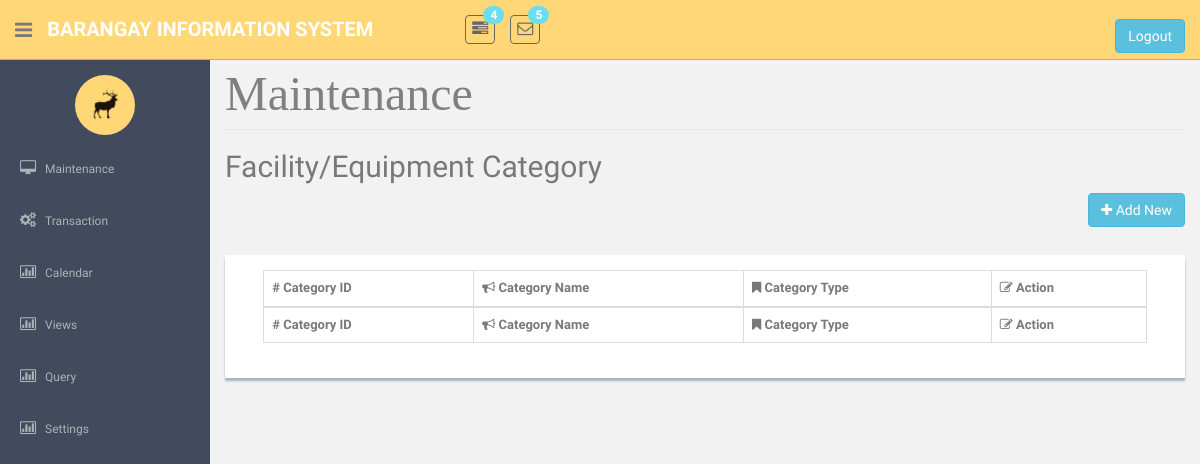
Before: /EquipmentCat.php with the older database file.
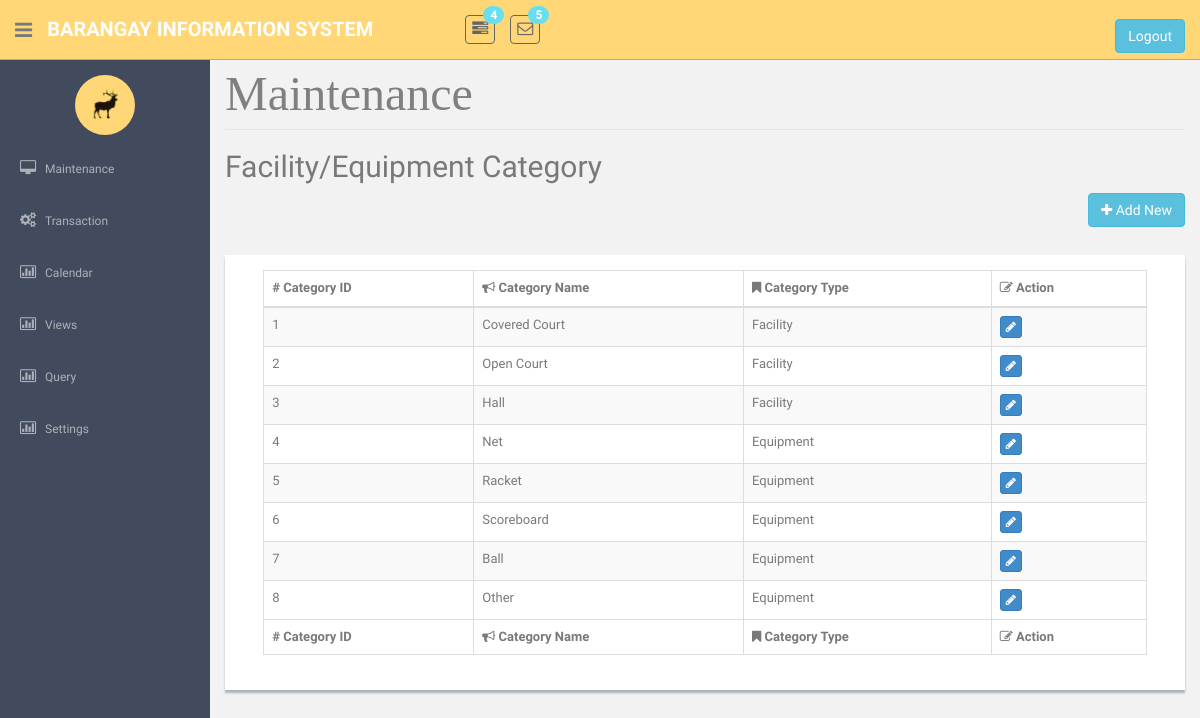
After: the same page with the newer database file.
### tables this page shows
CREATE TABLE `tblcategory` (
  `strCategoryCode` int(25) NOT NULL,
  `strCategoryDesc` varchar(45) NOT NULL,
  `strCategoryType` varchar(45) NOT NULL
);

### EquipmentCat.php (the view, shortened to what this page needs)
<!DOCTYPE html>
          <?php require('header.php');?>
    <?php require('sidebar.php');?>
      <section id="main-content">
          <section class="wrapper site-min-height">		<form method = POST>
<legend ><font face = "cambria" size = 8 color = "grey"> Maintenance </font></legend>
			<h2>Facility/Equipment Category </h2>
   <form method = POST>
	 <p align="right">
	 <button type="button" class="btn btn-info" name = "btnEdit1" id = "btnEdit1"  onclick = "window.location = 'EquipmentCateAdd.php'" ><i class="fa fa-plus"></i> Add New</button>
	 <p>
<center>
<br><div class = "showback">
					<table   class="table table-striped table-bordered table-hover"  border = '2' style = 'width:95%'>
						<thead>
							<tr>
								<th># Category ID</th>
								<th><i class="fa fa-bullhorn"></i> Category Name</th>
								<th><i class="fa fa-bookmark"></i> Category Type</th>
								<th><i class="fa fa-edit"></i> Action</th>
							</tr>
						</thead>
						<tfoot>
							<tr>
								<th># Category ID</th>
								<th><i class="fa fa-bullhorn"></i> Category Name</th>
								<th><i class="fa fa-bookmark"></i> Category Type</th>
								<th><i class="fa fa-edit"></i> Action</th>
							</tr>
						</tfoot>
					<tbody>
					<?php
					require('connection.php');
				$sql = "select * from tblCategory ";
				$query = mysqli_query($con, $sql);
				if(mysqli_num_rows($query) > 0){
					while($row = mysqli_fetch_object($query)){?>
					<tr> <td><?php echo $row->strCategoryCode?></td>
					<td><?php echo $row->strCategoryDesc?></td>
					<td><?php echo $row->strCategoryType?></td>
					<td>
									<div class="btn-group " role="group">
									<button  class="btn btn-primary btn-xs" type = submit name = "btnEdit" value = <?php echo $row->strCategoryCode; ?> ><i class="fa fa-pencil"></i></button>
									</div>
									</td>
				<?php }}
				if(isset($_POST['del'])){
					$a = $_POST['del'];
					mysqli_query($con,"Delete From tblCategory where strCategoryCode = '$a'");
					echo "<script>alert('Successful!');
					window.location ='EquipmentCat.php';</script>";
				}				?></tbody>
				</table>
</center>
</form>
		</section><! --/wrapper -->
      </section>
  </section>
  </body>
</html>

### header.php (shortened to what this page needs)
<html lang="en">
  <head>
    <link href="assets/css/bootstrap.css" rel="stylesheet">
    <link href="assets/font-awesome/css/font-awesome.css" rel="stylesheet" />
    <link href="assets/css/style.css" rel="stylesheet">
    <link href="assets/css/style-responsive.css" rel="stylesheet">
  </head>
  <body>
  <section id="container" >
      <header class="header black-bg">
              <div class="sidebar-toggle-box">
                  <div class="fa fa-bars tooltips" data-placement="right" data-original-title="Toggle Navigation"></div>
              </div>
            <a href="index.html" class="logo"><b>Barangay Information System</b></a>
            <div class="nav notify-row" id="top_menu">
                <ul class="nav top-menu">
                    <li class="dropdown">
                        <a data-toggle="dropdown" class="dropdown-toggle" href="index.html#">
                            <i class="fa fa-tasks"></i>
                            <span class="badge bg-theme">4</span>
                        </a>
                    </li>
                    <li id="header_inbox_bar" class="dropdown">
                        <a data-toggle="dropdown" class="dropdown-toggle" href="index.html#">
                            <i class="fa fa-envelope-o"></i>
                            <span class="badge bg-theme">5</span>
                        </a>
                    </li>
                </ul>
            </div><form method = POST>
            <div class="top-menu">
            	<ul class="nav pull-right top-menu">
                    <li><br><button name = 'logout' class = 'btn btn-info ' type = submit>Logout</button></li>
            	</ul>
            </div>
			</form>
        </header>

### sidebar.php (shortened to what this page needs)
 <aside>
     <div id="sidebar"  class="nav-collapse ">
         <ul class="sidebar-menu" id="nav-accordion">
         	  <p class="centered"><a href="profile.html"><img src="assets/img/ui-sam.jpg" class="img-circle" width="60"></a></p>
             <li class="sub-menu">
                 <a href="javascript:;" >
                     <i class="fa fa-desktop"></i>
                     <span>Maintenance</span>
                 </a>
             </li>
             <li class="sub-menu">
                 <a href="validitycheck.php" >
                     <i class="fa fa-cogs"></i>
                     <span>Transaction</span>
                 </a>
             </li>
  <li class="sub-menu">
                 <a href="viewCalendar.php" >
                     <i class="fa fa-bar-chart-o"></i>
                     <span>Calendar</span>
                 </a>
             </li>
         <li class="sub-menu">
                 <a href="javascript:;" >
                     <i class="fa fa-bar-chart-o"></i>
                     <span>Views</span>
                 </a>
             </li>
             <li class="sub-menu">
                 <a href="javascript:;" >
                     <i class="fa fa-bar-chart-o"></i>
                     <span>Query</span>
                 </a>
             </li>
<li class="sub-menu">
                 <a href="changeSettings.php" >
                     <i class="fa fa-bar-chart-o"></i>
                     <span>Settings</span>
                 </a>
             </li>
         </ul>
     </div>
 </aside>

### assets/css/style.css (style rules this page uses)
body { color: #797979; background: #f2f2f2; font-family: 'Ruda', sans-serif; padding: 0px !important; margin: 0px !important; font-size:13px; }
ul li { list-style: none; }
a, a:hover, a:focus { text-decoration: none; outline: none; }
#container { width: 100%; height: 100%; }
.bg-theme { background-color: #68dff0; }
.centered { text-align: center; }
#sidebar { width: 210px; height: 100%; position: fixed; background: #424a5d; }
#sidebar ul li { position: relative; }
ul.sidebar-menu , ul.sidebar-menu li ul.sub { margin: -2px 0 0; padding: 0; }
ul.sidebar-menu { margin-top: 75px; }
ul.sidebar-menu li { margin-bottom: 5px; margin-left:10px; margin-right:10px; }
ul.sidebar-menu li.sub-menu { line-height: 15px; }
ul.sidebar-menu li a span { display: inline-block; }
ul.sidebar-menu li a { color: #aeb2b7; text-decoration: none; display: block; padding: 15px 0 15px 10px; font-size: 12px; outline: none; -webkit-transition: all 0.3s ease; -moz-transition: all 0.3s ease; -o-transition: all 0.3s ease; -ms-transition: all 0.3s ease; transition: all 0.3s ease; }
ul.sidebar-menu li a i { font-size: 15px; padding-right: 6px; }
#main-content { margin-left: 210px; }
.header, .footer { min-height: 60px; padding: 0 15px; }
.header { position: fixed; left: 0; right: 0; z-index: 1002; }
.black-bg { background: #ffd777; border-bottom: 1px solid #c9aa5f; }
.wrapper { display: inline-block; margin-top: 60px; padding-left: 15px; padding-right: 15px; padding-bottom: 15px; padding-top: 0px; width: 100%; }
a.logo { font-size: 20px; color: #ffffff; float: left; margin-top: 15px; text-transform: uppercase; }
a.logo b { font-weight: 900; }
#top_menu .nav > li, ul.top-menu > li { float: left; }
.notify-row { float: left; margin-top: 15px; margin-left: 92px; }
ul.top-menu > li > a { color: #666666; font-size: 16px; border-radius: 4px; -webkit-border-radius: 4px; border:1px solid #666666 !important; padding: 2px 6px; margin-right: 15px; }
.notify-row .badge { position: absolute; right: -10px; top: -10px; z-index: 100; }
.sidebar-toggle-box { float: left; padding-right: 15px; margin-top: 20px; }
.sidebar-toggle-box .fa-bars { cursor: pointer; display: inline-block; font-size: 20px; }
.showback { background: #ffffff; padding: 15px; margin-bottom: 15px; box-shadow: 0px 3px 2px #aab2bd; }
.site-min-height { min-height: 900px; }

Changed rows visible on the page:
added tblcategory: strCategoryCode "1", strCategoryDesc "Covered Court", strCategoryType "Facility"
added tblcategory: strCategoryCode "2", strCategoryDesc "Open Court", strCategoryType "Facility"
added tblcategory: strCategoryCode "3", strCategoryDesc "Hall", strCategoryType "Facility"
added tblcategory: strCategoryCode "4", strCategoryDesc "Net", strCategoryType "Equipment"
added tblcategory: strCategoryCode "5", strCategoryDesc "Racket", strCategoryType "Equipment"
added tblcategory: strCategoryCode "6", strCategoryDesc "Scoreboard", strCategoryType "Equipment"
added tblcategory: strCategoryCode "7", strCategoryDesc "Ball", strCategoryType "Equipment"
added tblcategory: strCategoryCode "8", strCategoryDesc "Other", strCategoryType "Equipment"
